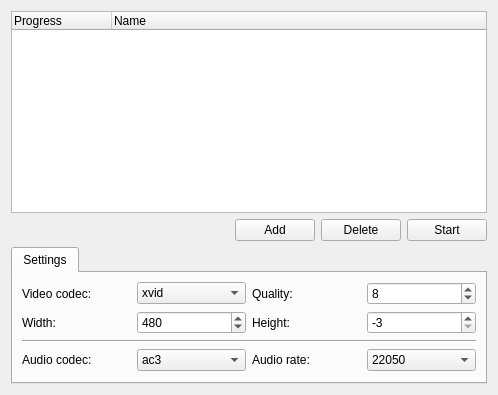
<?xml version="1.0" encoding="UTF-8"?>
<ui version="4.0">
 <class>Transformer</class>
 <widget class="QWidget" name="Transformer">
  <property name="geometry">
   <rect>
    <x>0</x>
    <y>0</y>
    <width>498</width>
    <height>395</height>
   </rect>
  </property>
  <property name="windowTitle">
   <string>Video transformer</string>
  </property>
  <layout class="QGridLayout" name="gridLayout_2">
   <item row="0" column="0" colspan="4">
    <widget class="QTreeWidget" name="treeWidget">
     <column>
      <property name="text">
       <string>Progress</string>
      </property>
     </column>
     <column>
      <property name="text">
       <string>Name</string>
      </property>
     </column>
    </widget>
   </item>
   <item row="1" column="0">
    <spacer name="horizontalSpacer">
     <property name="orientation">
      <enum>Qt::Horizontal</enum>
     </property>
     <property name="sizeHint" stdset="0">
      <size>
       <width>298</width>
       <height>20</height>
      </size>
     </property>
    </spacer>
   </item>
   <item row="1" column="1">
    <widget class="QPushButton" name="addPushButton">
     <property name="text">
      <string>Add</string>
     </property>
    </widget>
   </item>
   <item row="1" column="2">
    <widget class="QPushButton" name="delPushButton">
     <property name="text">
      <string>Delete</string>
     </property>
    </widget>
   </item>
   <item row="1" column="3">
    <widget class="QPushButton" name="startPushButton">
     <property name="text">
      <string>Start</string>
     </property>
    </widget>
   </item>
   <item row="2" column="0" colspan="4">
    <widget class="QTabWidget" name="tabWidget">
     <property name="sizePolicy">
      <sizepolicy hsizetype="Expanding" vsizetype="Minimum">
       <horstretch>0</horstretch>
       <verstretch>0</verstretch>
      </sizepolicy>
     </property>
     <widget class="QWidget" name="tab">
      <attribute name="title">
       <string>Settings</string>
      </attribute>
      <layout class="QGridLayout" name="gridLayout">
       <item row="0" column="2">
        <widget class="QLabel" name="label_3">
         <property name="text">
          <string>Video codec:</string>
         </property>
        </widget>
       </item>
       <item row="3" column="2">
        <widget class="QLabel" name="label_5">
         <property name="text">
          <string>Audio codec:</string>
         </property>
        </widget>
       </item>
       <item row="1" column="2">
        <widget class="QLabel" name="label_2">
         <property name="text">
          <string>Width:</string>
         </property>
        </widget>
       </item>
       <item row="0" column="3">
        <widget class="QComboBox" name="vcodecComboBox">
         <item>
          <property name="text">
           <string>xvid</string>
          </property>
         </item>
         <item>
          <property name="text">
           <string>divx</string>
          </property>
         </item>
        </widget>
       </item>
       <item row="1" column="3">
        <widget class="QSpinBox" name="widthSpinBox">
         <property name="minimum">
          <number>1</number>
         </property>
         <property name="maximum">
          <number>2000</number>
         </property>
         <property name="value">
          <number>480</number>
         </property>
        </widget>
       </item>
       <item row="3" column="3">
        <widget class="QComboBox" name="acodecComboBox">
         <item>
          <property name="text">
           <string>ac3</string>
          </property>
         </item>
         <item>
          <property name="text">
           <string>mp3lame</string>
          </property>
         </item>
        </widget>
       </item>
       <item row="1" column="4">
        <widget class="QLabel" name="label">
         <property name="text">
          <string>Height:</string>
         </property>
        </widget>
       </item>
       <item row="0" column="4">
        <widget class="QLabel" name="label_4">
         <property name="text">
          <string>Quality:</string>
         </property>
        </widget>
       </item>
       <item row="0" column="5">
        <widget class="QSpinBox" name="qualitySpinBox">
         <property name="toolTip">
          <string>1 - 31. 1 means best.</string>
         </property>
         <property name="minimum">
          <number>1</number>
         </property>
         <property name="maximum">
          <number>31</number>
         </property>
         <property name="value">
          <number>8</number>
         </property>
        </widget>
       </item>
       <item row="1" column="5">
        <widget class="QSpinBox" name="heightSpinBox">
         <property name="toolTip">
          <string>-3 means auto.</string>
         </property>
         <property name="minimum">
          <number>-3</number>
         </property>
         <property name="maximum">
          <number>1500</number>
         </property>
         <property name="value">
          <number>-3</number>
         </property>
        </widget>
       </item>
       <item row="3" column="4">
        <widget class="QLabel" name="label_6">
         <property name="text">
          <string>Audio rate:</string>
         </property>
        </widget>
       </item>
       <item row="3" column="5">
        <widget class="QComboBox" name="srateComboBox">
         <item>
          <property name="text">
           <string>22050</string>
          </property>
         </item>
         <item>
          <property name="text">
           <string>32000</string>
          </property>
         </item>
         <item>
          <property name="text">
           <string>44100</string>
          </property>
         </item>
        </widget>
       </item>
       <item row="2" column="2" colspan="4">
        <widget class="Line" name="line">
         <property name="orientation">
          <enum>Qt::Horizontal</enum>
         </property>
        </widget>
       </item>
      </layout>
     </widget>
    </widget>
   </item>
  </layout>
 </widget>
 <resources/>
 <connections/>
</ui>
